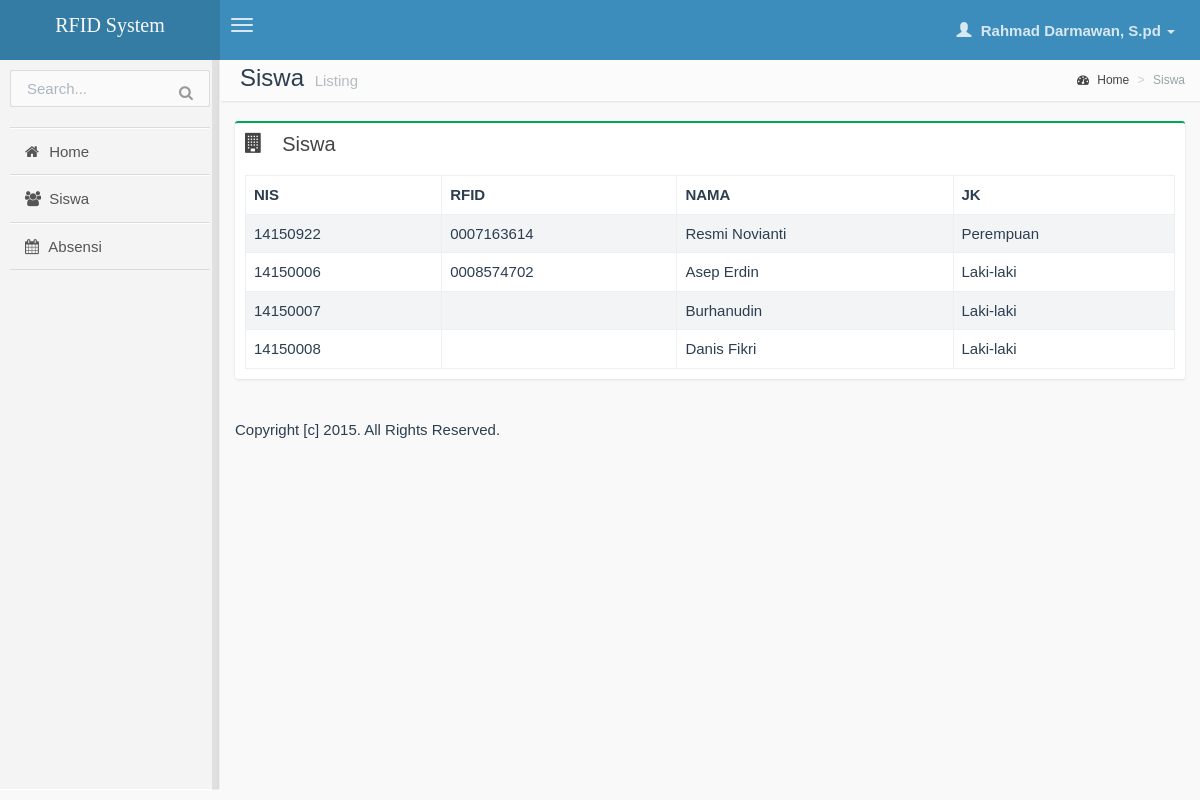
The page /guru/siswa.php (signed in) on the database its author committed.
### tables this page shows
CREATE TABLE IF NOT EXISTS `siswa` (
`id` int(11) NOT NULL,
  `rfid` varchar(20) DEFAULT NULL,
  `nis` varchar(15) NOT NULL,
  `nama` varchar(50) NOT NULL,
  `jk` varchar(10) NOT NULL,
  `id_guru` int(11) DEFAULT NULL,
  `id_kelas` int(11) DEFAULT NULL,
  `saldo` int(11) NOT NULL,
  `telepon` varchar(15) NOT NULL,
  `created_at` datetime NOT NULL,
  `updated_at` timestamp NOT NULL DEFAULT CURRENT_TIMESTAMP ON UPDATE CURRENT_TIMESTAMP
);

### guru/siswa.php (the view, shortened to what this page needs)
<?php
require_once('../lib/unleashed.lib.php');
require_once('inc/header.php');
$logged_id = $_SESSION['logged_id'];
?>
    <section class="content-header">
        <h1>
            Siswa
            <small>Listing</small>
        </h1>
        <ol class="breadcrumb">
            <li><a href="index.php"><i class="fa fa-dashboard"></i> Home</a></li>
            <li class="active">Siswa</li>
        </ol>
    </section>
    <section class="content">
        <section>
            <div class="box box-success">
                <div class="box-header">
                    <i class="fa fa-building"></i>
                    <h3 class="box-title">Siswa</h3>
                </div>
                <div class="box-body">
                    <table class="table table-bordered table-striped datatable-simple">
                        <thead>
                        <tr>
                            <th>NIS</th>
                            <th>RFID</th>
                            <th>NAMA</th>
                            <th>JK</th>
                        </tr>
                        </thead>
                        <tbody>
                        <?php
                            $q = mysql_query("SELECT siswa.*
                                                FROM siswa
                                                JOIN kelas ON kelas.id=siswa.id_kelas
                                                WHERE kelas.id_guru='$logged_id'");
                            while($siswa = mysql_fetch_object($q)):
                        ?>
                            <tr>
                                <td><?php echo $siswa->nis; ?></td>
                                <td><?php echo $siswa->rfid; ?></td>
                                <td><?php echo $siswa->nama; ?></td>
                                <td><?php echo jk($siswa->jk); ?></td>
                            </tr>
                        <?php
                            endwhile;
                        ?>
                        </tbody>
                    </table>
                </div>
            </div>
        </section>
    </section>
<?php include('inc/footer.php'); ?>

### rows shown on the page
siswa: nis "14150922", rfid "0007163614", nama "Resmi Novianti", jk "Perempuan"
siswa: nis "14150006", rfid "0008574702", nama "Asep Erdin", jk "Laki-laki"
siswa: nis "14150007", nama "Burhanudin", jk "Laki-laki"
siswa: nis "14150008", nama "Danis Fikri", jk "Laki-laki"

### other values the page prints
$logged_name "Rahmad Darmawan, S.pd"
